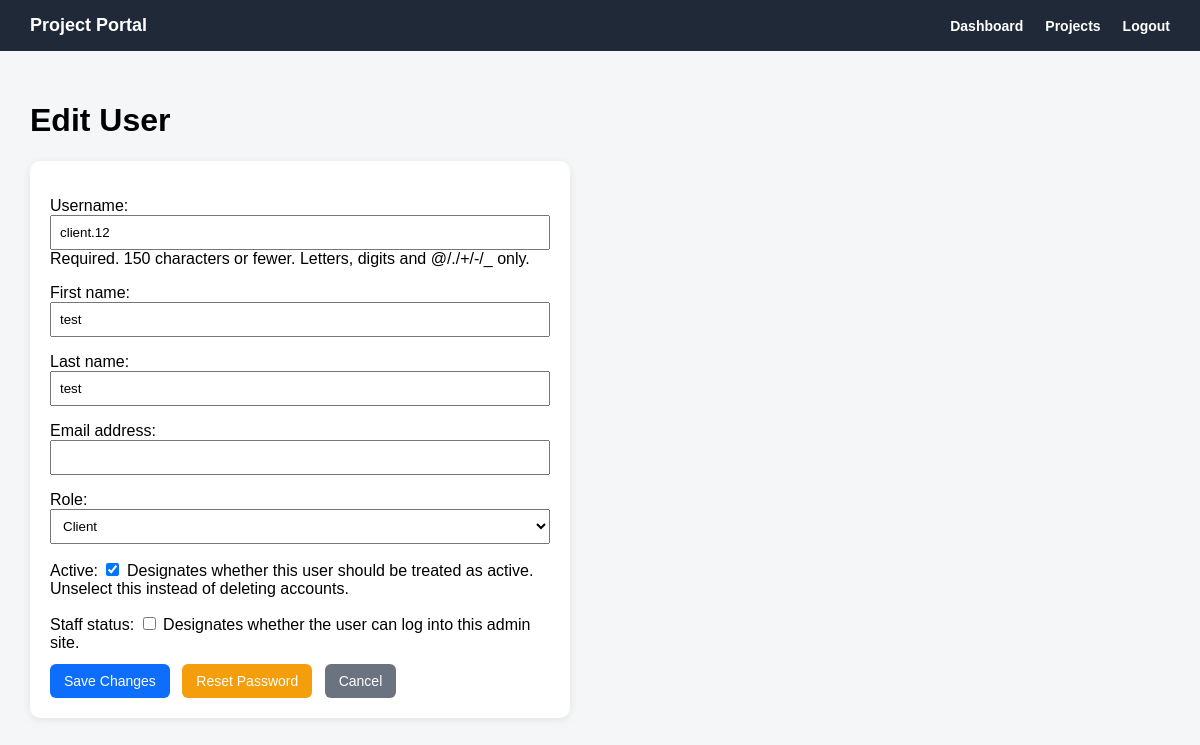
/accounts/users/3/edit/ (signed in), run on the app's committed database.
### accounts/models.py (models this page shows)
class User(AbstractUser):
    class Role(models.TextChoices):
        ADMIN = 'ADMIN', 'Admin'
        ENGINEER = 'ENGINEER', 'Engineer'
        CLIENT = 'CLIENT', 'Client'
    role = models.CharField(
        max_length=20,
        choices=Role.choices,
        default=Role.CLIENT
    )

### accounts/views.py (the view)
# urls.py: path('users/<int:pk>/edit/', user_edit_view, name='user_edit'),
@login_required
def user_edit_view(request, pk):
    if request.user.role != 'ADMIN':
        return redirect('accounts:dashboard')
    user_obj = get_object_or_404(User, pk=pk)
    if request.method == 'POST':
        form_type = request.POST.get('form_type')
        if form_type == 'reset_password':
            password_form = PortalUserPasswordResetForm(request.POST)
            if password_form.is_valid():
                user_obj.set_password(password_form.cleaned_data['new_password'])
                user_obj.save()
                ActivityLog.objects.create(
                    user=request.user,
                    action=ActivityLog.Action.UPDATE,
                    model_name='User',
                    object_name=user_obj.username,
                    description=f'Password reset for user: {user_obj.username}'
                )
                return redirect(f'/accounts/users/{user_obj.pk}/edit/?password_changed=1')
            form = PortalUserEditForm(instance=user_obj)
        else:
            old_username = user_obj.username
            old_first_name = user_obj.first_name
            old_last_name = user_obj.last_name
            old_email = user_obj.email
            old_role = user_obj.role
            old_is_active = user_obj.is_active
            old_is_staff = user_obj.is_staff
            form = PortalUserEditForm(request.POST, instance=user_obj)
            password_form = PortalUserPasswordResetForm()
            if form.is_valid():
                user_obj = form.save()
                changes = []
                if old_username != user_obj.username:
                    changes.append(f'Username: {old_username} -> {user_obj.username}')
                if old_first_name != user_obj.first_name:
                    changes.append(f'First Name: {old_first_name} -> {user_obj.first_name}')
                if old_last_name != user_obj.last_name:
                    changes.append(f'Last Name: {old_last_name} -> {user_obj.last_name}')
                if old_email != user_obj.email:
                    changes.append(f'Email: {old_email} -> {user_obj.email}')
                if old_role != user_obj.role:
                    changes.append(f'Role: {old_role} -> {user_obj.role}')
                if old_is_active != user_obj.is_active:
                    changes.append(f'Active: {old_is_active} -> {user_obj.is_active}')
                if old_is_staff != user_obj.is_staff:
                    changes.append(f'Staff: {old_is_staff} -> {user_obj.is_staff}')
                description = f'User updated: {user_obj.username}'
                if changes:
                    description += ' | Changes: ' + ', '.join(changes)
                ActivityLog.objects.create(
                    user=request.user,
                    action=ActivityLog.Action.UPDATE,
                    model_name='User',
                    object_name=user_obj.username,
                    description=description
                )
                return redirect('accounts:user_list')
    else:
        form = PortalUserEditForm(instance=user_obj)
        password_form = PortalUserPasswordResetForm()
    return render(request, 'accounts/user_form.html', {
        'form': form,
        'password_form': password_form,
        'user_obj': user_obj,
        'page_title': 'Edit User',
        'button_text': 'Save Changes',
        'is_edit': True,
        'password_changed': request.GET.get('password_changed'),
    })

### accounts/forms.py (shortened to what this page needs)
class PortalUserEditForm(forms.ModelForm):
    class Meta:
        model = User
        fields = [
            'username',
            'first_name',
            'last_name',
            'email',
            'role',
            'is_active',
            'is_staff',
        ]

class PortalUserPasswordResetForm(forms.Form):
    new_password = forms.CharField(
        widget=forms.PasswordInput,
        label='New Password'
    )
    confirm_password = forms.CharField(
        widget=forms.PasswordInput,
        label='Confirm Password'
    )

### templates/accounts/user_form.html (shortened to what this page needs)
{% extends 'base.html' %}
{% block content %}
<h1>{{ page_title|default:"Add User" }}</h1>
<div class="form-card">
    <form method="post">
        {{ form.as_p }}
        <button type="submit" class="btn btn-primary">
            {{ button_text|default:"Create User" }}
        </button>
        {% if is_edit %}
            <button type="button" class="btn btn-warning" onclick="openPasswordModal()">
                Reset Password
            </button>
        {% endif %}
        <a href="{% url 'accounts:user_list' %}" class="btn btn-secondary">
            Cancel
        </a>
    </form>
</div>
{% endblock %}

### templates/base.html (style rules this page uses)
body { margin: 0; font-family: Arial, sans-serif; background: #f4f6f8; }

### templates/accounts/user_form.html (style rules this page uses)
.form-card { background: white; padding: 20px; border-radius: 10px; box-shadow: 0 2px 8px rgba(0, 0, 0, 0.08); max-width: 500px; }
.form-card form p { margin-bottom: 12px; }
.form-card input, .form-card select { width: 100%; padding: 8px; box-sizing: border-box; }
.form-card input[type="checkbox"] { width: auto; }
.btn { display: inline-block; border: none; padding: 9px 14px; border-radius: 6px; cursor: pointer; text-decoration: none; font-size: 14px; }
.btn-primary { background: #0d6efd; color: white; }
.btn-secondary { background: #6b7280; color: white; margin-left: 8px; }
.btn-warning { background: #f59e0b; color: white; margin-left: 8px; }

### data on the page
User: username "client.12", first_name "test", last_name "test", role "Client", is_active "☑"

### other printed values
{{ page_title|default:"Add User" }} "Edit User"
{{ button_text|default:"Create User" }} "Save Changes"
